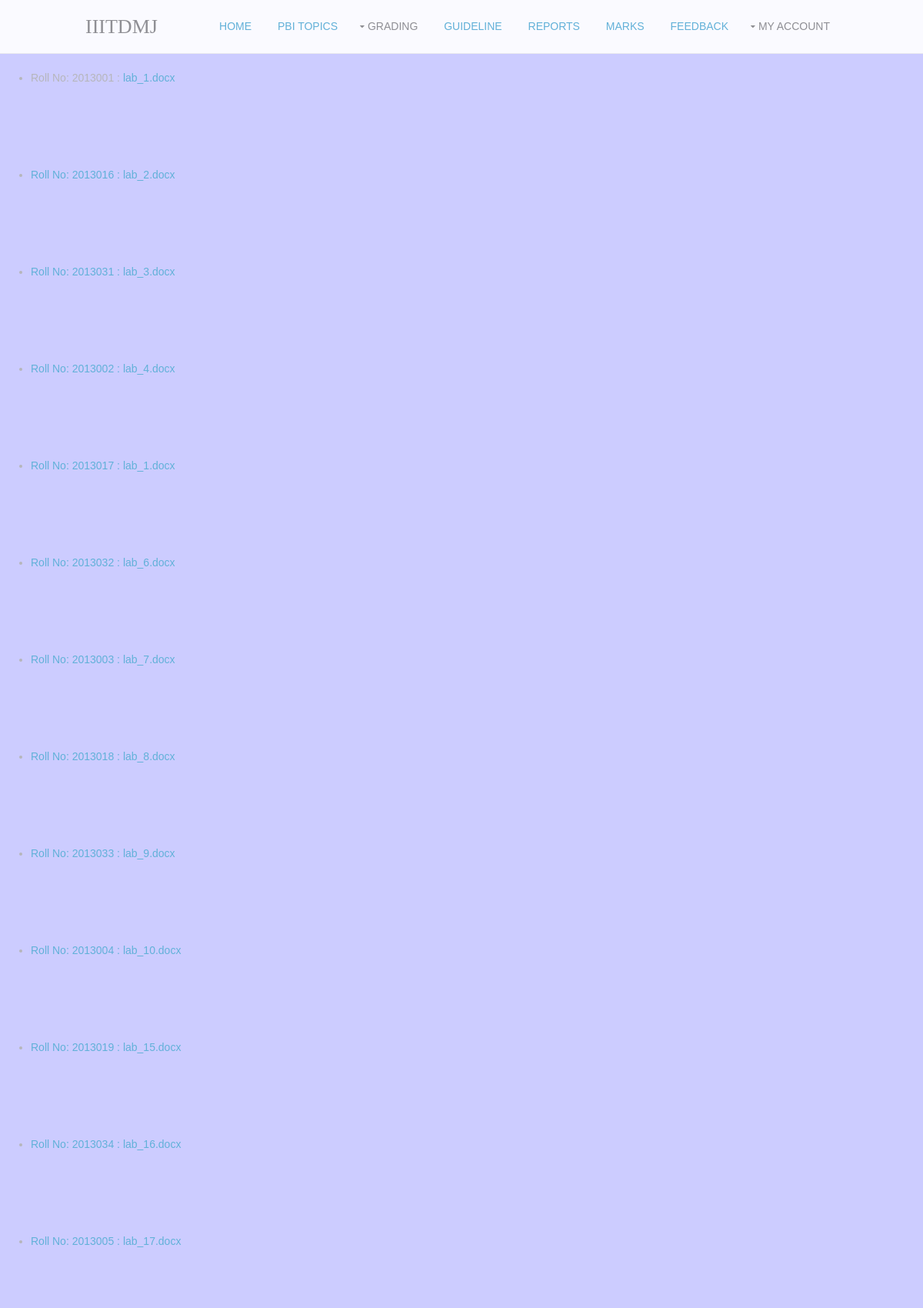
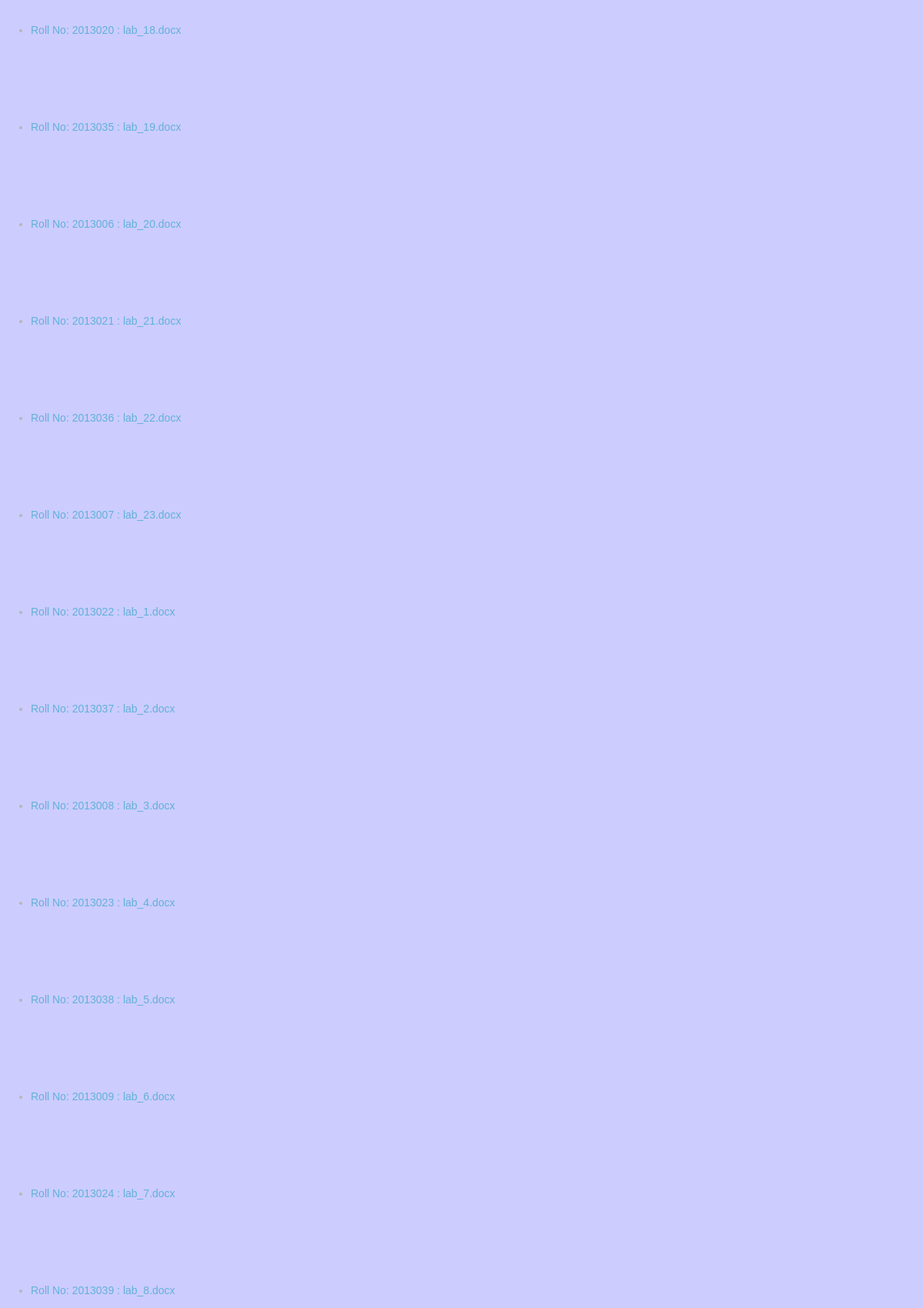
The page /reportlist_chairman.php (upper part) on the database its author committed (2 pictures, top to bottom).
### tables this page shows
CREATE TABLE IF NOT EXISTS `REPORT` (
  `REPORT_ID` int(7) NOT NULL,
  `TYPE` varchar(20) NOT NULL,
  `FAC_ID` int(7) NOT NULL,
  `RO_NO` int(7) NOT NULL,
  `REPORT_NAME` varchar(20) DEFAULT NULL,
  `MARKS` float NOT NULL,
  PRIMARY KEY (`REPORT_ID`,`RO_NO`)
);

### reportlist_chairman.php (the view, shortened to what this page needs)
<?php
  echo'<div style="opacity:0.9;margin:0;border-radius:10px;width:100%;">';
    include 'main_student.php';
		echo '<div style="" id="head">';
  if(1)
  {
include('db_conn.php');
$qry = "SELECT R.REPORT_NAME,R.RO_NO FROM REPORT R ";
$result = mysqli_query($link,$qry);
while ($row = mysqli_fetch_assoc($result))
{
	$report_name=$row['REPORT_NAME'];
	echo '
	<br>	<br>	<br>	<br>
	  <div class="page-container">
	<div id="tec">
			<p style="margin-left:50px">
<ul><li> Roll No: '.$row['RO_NO'].' : <a href="design_lab/'.$report_name.'">'.$row['REPORT_NAME'].'</li>
</ul>
			</p>
			</div>
			</div>';
}
echo ' </table></div>';
include 'footer.php';
 }
 else
  {
	exit();
	}
?>

### layout/styles/layout.css (style rules this page uses)
body { color:#B4B4B4; background-color:#CCCCFF; }
a { color:#56AED4; }

### layout/styles/framework.css (style rules this page uses)
html { overflow-y:scroll; }
html, body { margin:0; padding:0; font-size:14px; line-height:1.4em; }
a { outline:none; text-decoration:none; }
body, input, textarea, select { font-family:Verdana, Geneva, sans-serif; }

### rows shown on the page
report: RO_NO "2013001", REPORT_NAME "lab_1.docx"
report: RO_NO "2013016", REPORT_NAME "lab_2.docx"
report: RO_NO "2013031", REPORT_NAME "lab_3.docx"
report: RO_NO "2013002", REPORT_NAME "lab_4.docx"
report: RO_NO "2013017", REPORT_NAME "lab_1.docx"
report: RO_NO "2013032", REPORT_NAME "lab_6.docx"
report: RO_NO "2013003", REPORT_NAME "lab_7.docx"
report: RO_NO "2013018", REPORT_NAME "lab_8.docx"
report: RO_NO "2013033", REPORT_NAME "lab_9.docx"
report: RO_NO "2013004", REPORT_NAME "lab_10.docx"
report: RO_NO "2013019", REPORT_NAME "lab_15.docx"
report: RO_NO "2013034", REPORT_NAME "lab_16.docx"
report: RO_NO "2013005", REPORT_NAME "lab_17.docx"
report: RO_NO "2013020", REPORT_NAME "lab_18.docx"
report: RO_NO "2013035", REPORT_NAME "lab_19.docx"
report: RO_NO "2013006", REPORT_NAME "lab_20.docx"
report: RO_NO "2013021", REPORT_NAME "lab_21.docx"
report: RO_NO "2013036", REPORT_NAME "lab_22.docx"
report: RO_NO "2013007", REPORT_NAME "lab_23.docx"
report: RO_NO "2013022", REPORT_NAME "lab_1.docx"
report: RO_NO "2013037", REPORT_NAME "lab_2.docx"
report: RO_NO "2013008", REPORT_NAME "lab_3.docx"
report: RO_NO "2013023", REPORT_NAME "lab_4.docx"
report: RO_NO "2013038", REPORT_NAME "lab_5.docx"
report: RO_NO "2013009", REPORT_NAME "lab_6.docx"
report: RO_NO "2013024", REPORT_NAME "lab_7.docx"
report: RO_NO "2013039", REPORT_NAME "lab_8.docx"
